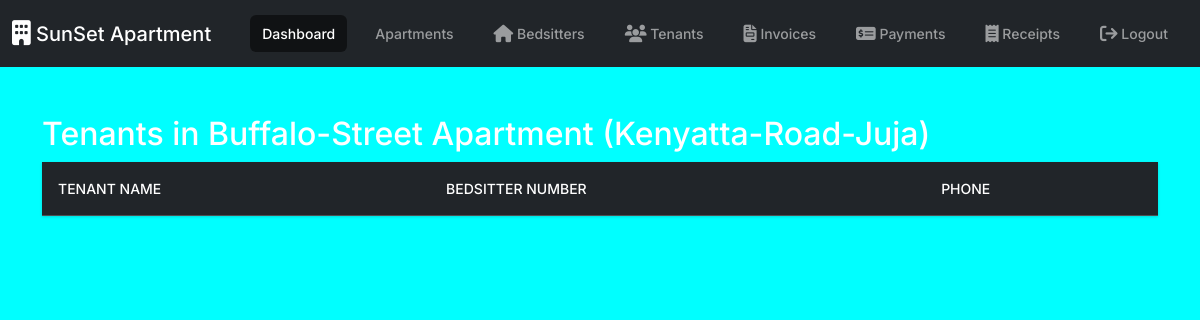
/tenantprofiles/apartment/3/, run on an earlier commit of the app's database.
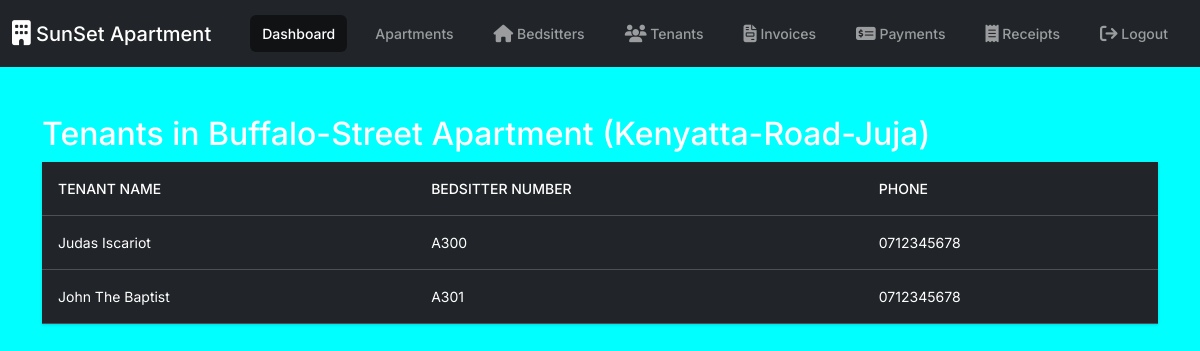
And on a later commit of the database.
### portal/models.py (models this page shows, shortened)
class Apartment(models.Model):
    name = models.CharField(max_length=255)
    address = models.CharField(max_length=255)

class Tenantprofile(models.Model):
    user = models.OneToOneField(User, on_delete=models.CASCADE)
    bedsitter = models.OneToOneField(Bedsitter, on_delete=models.SET_NULL, null=True, blank=True)
    phone = models.CharField(max_length=255)

class Bedsitter(models.Model):
    apartment = models.ForeignKey(Apartment, related_name='bedsitters', on_delete=models.CASCADE)
    number = models.CharField(max_length=255, unique=True)

### portal/views.py (the view)
# urls.py: path('tenantprofiles/apartment/<int:apartment_id>/', views.tenantprofiles_by_apartment, name='tenantprofiles_by_apartment'),
def tenantprofiles_by_apartment(request, apartment_id):
    apartment = get_object_or_404(Apartment, id=apartment_id)
    tenants = Tenantprofile.objects.filter(bedsitter__apartment=apartment).select_related('user', 'bedsitter')
    return render(request, 'portal/tenantprofiles_by_apartment.html', {'apartment': apartment, 'tenants': tenants})

### portal/templates/portal/tenantprofiles_by_apartment.html
{% extends "portal/base.html" %}
{% block content %}
<h2>Tenants in {{ apartment.name }} ({{ apartment.address }})</h2>
<table class="table table-dark table-hover">
    <thead>
        <tr>
            <th>Tenant Name</th>
            <th>Bedsitter Number</th>
            <th>Phone</th>
        </tr>
    </thead>
    <tbody>
    {% for tenant in tenants %}
        <tr>
            <td>{{ tenant.user.get_full_name|default:tenant.user.username }}</td>
            <td>{{ tenant.bedsitter.number }}</td>
            <td>{{ tenant.phone }}</td>
        </tr>
    {% endfor %}
    </tbody>
</table>
{% endblock %}

### portal/templates/portal/base.html (shortened to what this page needs)
{% load static %}
<!DOCTYPE html>
<html lang="en">
  <head>
    <link
      rel="stylesheet"
      href="https://cdnjs.cloudflare.com/ajax/libs/font-awesome/6.7.2/css/all.min.css"
    />
    <link rel="stylesheet" href="{% static 'css/bootstrap.min.css' %}" />
  </head>
  <body class="text-white" style="background-color: aqua;">
    <nav
      class="navbar navbar-expand-lg navbar-dark bg-dark"
      data-bs-theme="dark"
    >
      <div class="container-fluid">
        <a class="navbar-brand" href="#"
          ><i class="fa-solid fa-building fa-lg"></i> SunSet Apartment</a
        >
        <div class="collapse navbar-collapse" id="navbarNav">
          <ul class="navbar-nav ms-auto">
            <li class="nav-item">
              <a class="nav-link active" href="{% url 'admin_dashboard' %}">Dashboard</a>
            </li>
            <li class="nav-item">
              <a class="nav-link" href="{% url 'apartments_list' %}"
                >Apartments</a
              >
            </li>
            <li class="nav-item">
              <a class="nav-link" href="{% url 'bedsitters_list' %}"
                > Bedsitters</a
              >
            </li>
            <li class="nav-item">
              <a class="nav-link" href="#"
                > Tenants</a
              >
            </li>
            <li class="nav-item">
              <a class="nav-link" href="#"
                > Invoices</a
              >
            </li>
            <li class="nav-item">
              <a class="nav-link" href="#"
                >
                Payments</a
              >
            </li>
            <li class="nav-item">
              <a class="nav-link" href="#"
                > Receipts</a
              >
            </li>
            <li class="nav-item">
              <a class="nav-link" href="#"
                >
                Logout</a
              >
            </li>
          </ul>
        </div>
      </div>
    </nav>
    <div class="container my-5">
        {% block content %}
        {% endblock %}
    </div>
  </body>
</html>

What changed in the data, as far as the page shows it:
added Tenantprofile: user.get_full_name "Judas Iscariot", bedsitter.number "A300", phone "0712345678"
added Tenantprofile: user.get_full_name "John The Baptist", bedsitter.number "A301", phone "0712345678"
